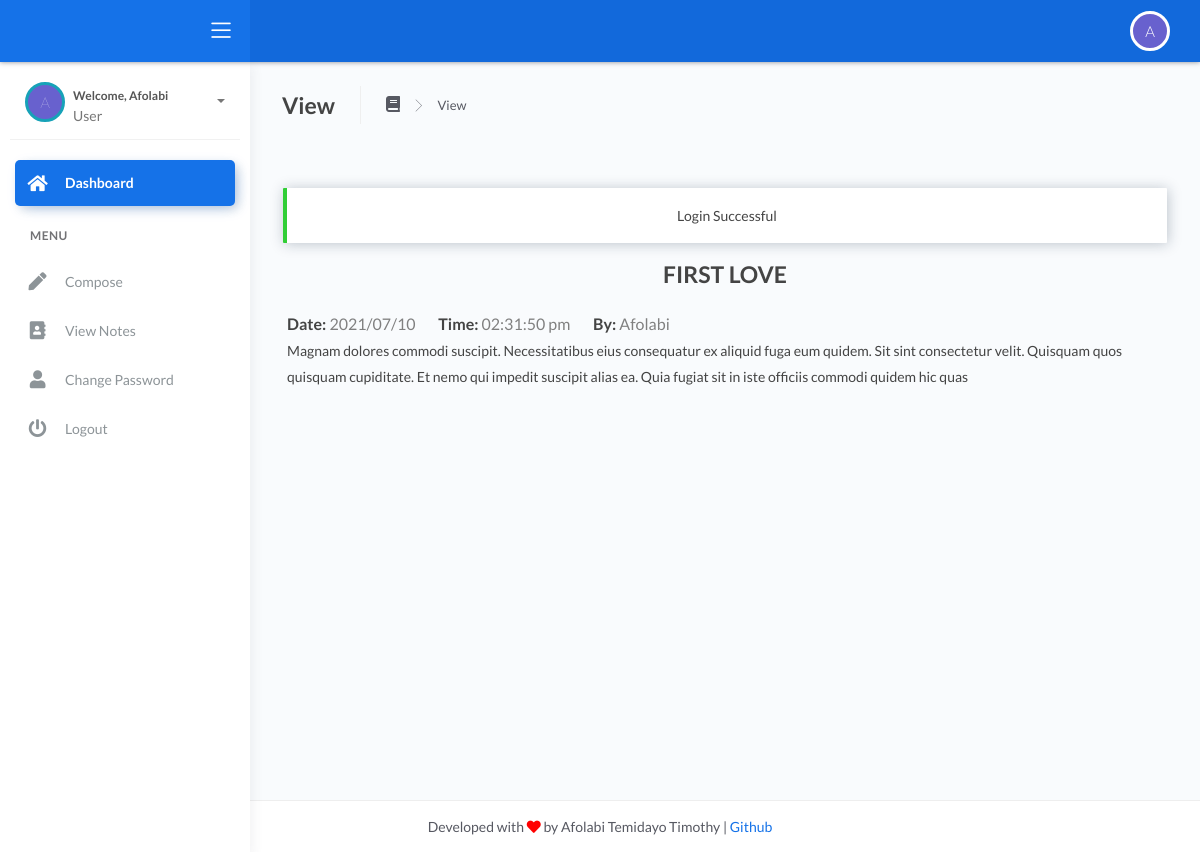
/view.php?id=8 (signed in), run on the app's committed database.
### tables this page shows
CREATE TABLE IF NOT EXISTS `tblcompose` (
  `id` int(255) NOT NULL AUTO_INCREMENT,
  `title` varchar(255) NOT NULL,
  `note` longtext NOT NULL,
  `date` varchar(100) NOT NULL,
  `time` varchar(100) NOT NULL,
  `username` varchar(255) NOT NULL,
  `status` varchar(50) NOT NULL,
  PRIMARY KEY (`id`)
);

### view.php (the view, shortened to what this page needs)
<?php
    include_once('./config/config.php');
    include_once('./config/session.php');
    if(isset($_SESSION['username']))
    {
        if(isset($_GET['id'])){
            $id = $_GET['id'];
            $sql = "SELECT * FROM tblcompose WHERE id = '$id'";
            $query_result = mysqli_query($conn, $sql);
            $result = mysqli_num_rows($query_result);
            if($result > 0){
                while($row = mysqli_fetch_array($query_result)){
                    $title = $row['title'];
                    $note = $row['note'];
                    $date = $row['date'];
                    $time = $row['time'];
                    $username = $row['username'];
                }
            }else{
            }
        }
    }
    else{
        RedirectTo('index.php');
    }
?>
<!DOCTYPE html>
<html lang="en">
<head>
    <link rel="stylesheet" href="./css/css/fonts.min.css">
    <link rel="stylesheet" href="./css/css/bootstrap.min.css">
    <link rel="stylesheet" href="./css/css/atlantis.css">
</head>
<body>
    <div class="wrapper">
        <?php require_once('./includes/header.php') ?>
        <?php require_once('./includes/sidebar.php') ?>
        <div class="main-panel">
            <div class="content">
                <div class="page-inner">
                    <div class="page-header">
                        <h4 class="page-title">View</h4>
                        <ul class="breadcrumbs">
                            <li class="nav-home">
                                <a href="#">
                                    <i class="fas fa-book"></i>
                                </a>
                            </li>
                            <li class="separator">
                                <i class="flaticon-right-arrow"></i>
                            </li>
                            <li class="nav-item">
                                <a href="view.php">View</a>
                            </li>
                        </ul>
                    </div>
                    <div class="page-category">
                        <div class="row mt-5">
                            <div class="modal-body">
                                <?php
                                    echo SuccessMessage();
                                ?>
                                <h2 class="page-title text-center"><?php echo $title; ?></h2>
                                <p style="font-weight: bolder; font-size: 16px; display: inline;" class="ml-1 mr-3">Date: <span style="color: grey; font-weight: normal;"><?php echo $date; ?></span></p>
                                <p style="font-weight: bolder; font-size: 16px; display: inline;" class="ml-1 mr-3">Time: <span style="color: grey; font-weight: normal;"><?php echo $time; ?></span></p>
                                <p style="font-weight: bolder; font-size: 16px; display: inline;" class="ml-1 mr-3">By: <span style="color: grey; font-weight: normal;"><?php echo $username; ?></span></p>
                                <p class="ml-1 mr-3">
                                    <?php echo $note; ?>
                                </p>
                            </div>
                        </div>
                    </div>
                </div>
            </div>
        </div>
    </div>
    <?php include_once('./includes/footer.php'); ?>
</body>
</html>

### data on the page
tblcompose: title "FIRST LOVE", date "2021/07/10", time "02:31:50 pm", username "Afolabi", note "Magnam dolores commodi suscipit. Necessitatibus eius consequatur ex aliquid fuga eum quidem. Sit sint consectetur velit. Quisquam quos quisquam cupiditate. Et nemo qui impedit suscipit alias ea. Quia fugiat sit in iste officiis commodi quidem hic quas"

### other printed values
substr($_SESSION['fullname'], 0,1) "A"
$_SESSION['username'] "Afolabi"
$_SESSION['usertype'] "User"
SuccessMessage() "Login Successful"
